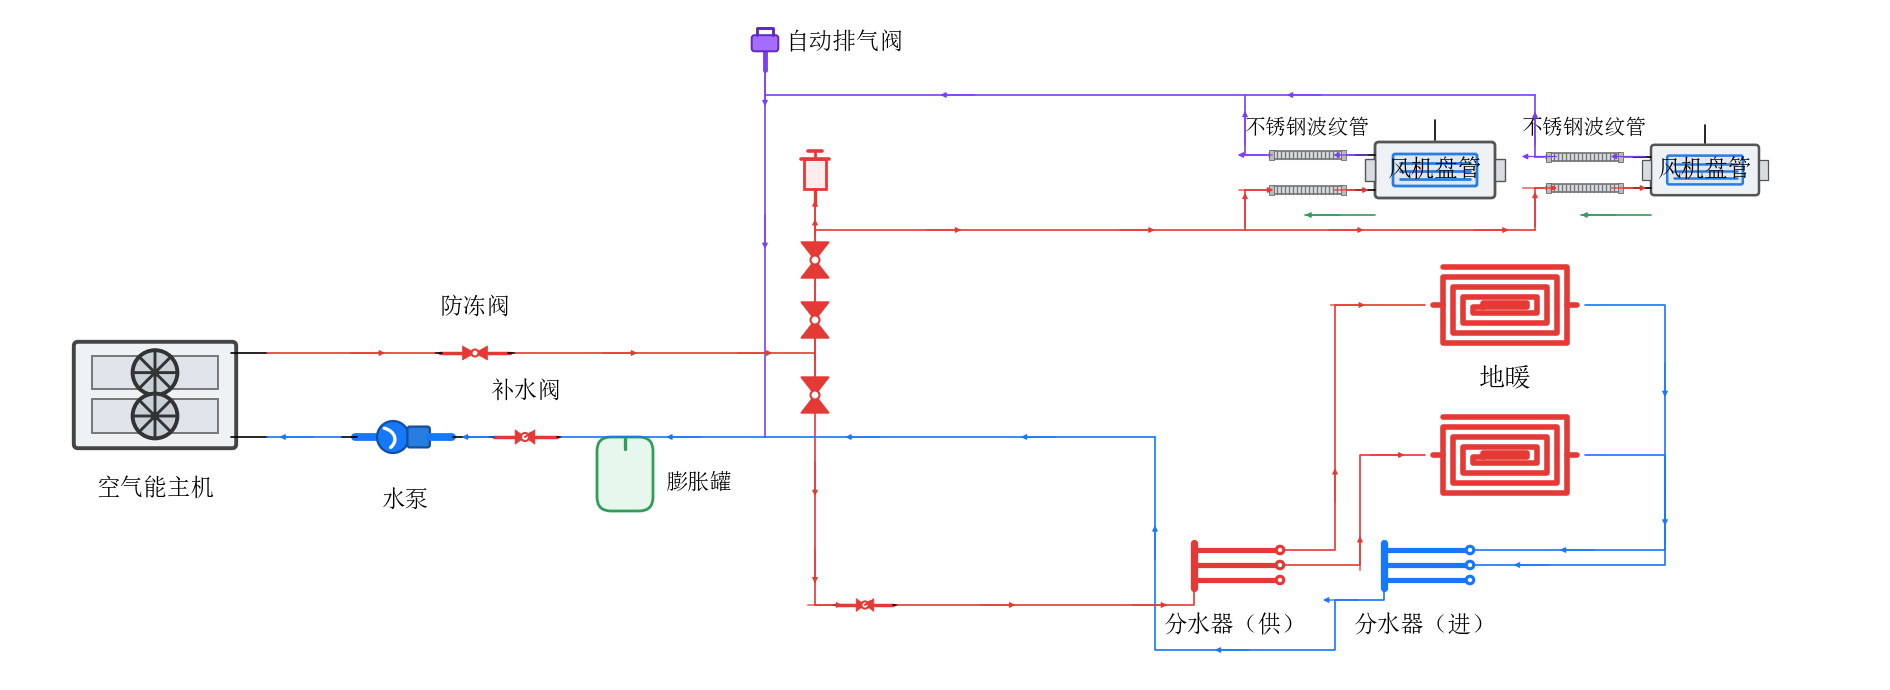

Recreate this plot in Python.
# -*- coding: utf-8 -*-
"""示例:实际的无水箱直供系统(按参考照片拓扑复刻)。

与 examples/hvac_system.py 的带水箱版不同,本图按参考图的真实拓扑走:

  供水(红):主机 → 防冻阀 → 立管 x=810(顶端放气件 + 三个阀门)
      ├─ y=225 东行干管 → 两台风机盘管下口(经波纹管)
      └─ 南下过回水总管 → 阀 → 分水器(供) → 地暖盘管
  回水:
      · 风机盘管上口 → 波纹管 → 紫色立管 → 顶部紫色干管 y=90
        → 西端 x=760 南下汇入蓝色总管;
      · 地暖 → 分水器(进) → 南绕 y=645 → x=1150 北上汇入总管;
  蓝色总管 y=432(补水阀、膨胀罐就地接管) → 水泵 → 主机回水口。

对照参考图新增的局部图元:立管阀门(竖向对顶三角)、立管顶端放气件、
膨胀罐(挂在总管下方的绿色罐)。风机盘管两个水口都用 moves 挪到左侧
(上口回水、下口供水),与参考图一致。
"""
import os
import sys

sys.path.insert(0, os.path.dirname(os.path.dirname(os.path.abspath(__file__))))

from matplotlib.patches import FancyBboxPatch, Polygon, Rectangle

from cycleplot import Diagram, use_font
from cycleplot._primitives import line, txt
from cycleplot.hvac import (anti_freeze_valve, auto_vent, ball_valve,
                            corrugated_pipe, fan_coil, floor_heating,
                            heat_pump, supply_manifold, water_pump,
                            return_manifold)
from cycleplot.parts import Part
from cycleplot.style import LINE

use_font()

RED, PURPLE, BLUE, GREEN = "#e53935", "#7b3ff2", "#1677ff", "#2e9e58"


# ===================== 局部图元(参考图特有) =====================
def _vvalve(ax, x, y, label=None, **kw):
    """立管上的阀门:竖向对顶三角 + 白心圆。"""
    ax.add_patch(Polygon([(x - 14, y - 18), (x + 14, y - 18), (x, y)],
                         closed=True, facecolor=RED, edgecolor=RED, lw=1))
    ax.add_patch(Polygon([(x - 14, y + 18), (x + 14, y + 18), (x, y)],
                         closed=True, facecolor=RED, edgecolor=RED, lw=1))
    ax.add_patch(__import__("matplotlib.patches", fromlist=["Circle"])
                 .Circle((x, y), 4.5, facecolor="white", edgecolor=RED, lw=1.5))


VV = Part("阀门", _vvalve, {"n": (0, -16), "s": (0, 16)})


def _riser_top(ax, x, y, label=None, **kw):
    """立管顶端的放气/安全件(参考图红色立式件)。"""
    line(ax, [(x, y), (x, y - 16)], lw=2.4, color=RED)
    ax.add_patch(Rectangle((x - 11, y - 46), 22, 30, facecolor="#fdecec",
                           edgecolor=RED, lw=2))
    line(ax, [(x - 14, y - 46), (x + 14, y - 46)], lw=2.6, color=RED)
    line(ax, [(x, y - 46), (x, y - 54)], lw=2, color=RED)
    line(ax, [(x - 7, y - 54), (x + 7, y - 54)], lw=2.6, color=RED)


RISER_TOP = Part("放气件", _riser_top, {"bottom": (0, 0)})


def _exp_tank(ax, x, y, label=None, **kw):
    """膨胀罐:总管下方的绿色胶囊罐。"""
    line(ax, [(x, y), (x, y + 12)], lw=2.4, color=GREEN)
    ax.add_patch(FancyBboxPatch((x - 14, y + 14), 28, 46,
                                boxstyle="round,pad=14",
                                facecolor="#e7f7ee", edgecolor=GREEN, lw=2))
    if label:
        txt(ax, x + 40, y + 46, label, size=16, ha="left")


TANK = Part("膨胀罐", _exp_tank, {"top": (0, 0)})

# 分水器 moves:口挪到汇管/圆心上,免得留空隙(与带水箱版相同)
MAN_MOVE = {"main": (25, 50), "loop1": (145, 30),
            "loop2": (145, 50), "loop3": (145, 70)}
FCU_MOVE = {"water_out": (0, 35), "water_in": (0, 70)}

d = Diagram(width=1880, height=680)

# ===================== 部件 =====================
hp = d.add(heat_pump(scale=1.4, bridge=26,
                     moves={"water_out": (160, 20), "water_in": (160, 80)}),
           "空气能主机", loc=(150, 390))
vg = d.add(anti_freeze_valve(scale=0.5, bridge=14, label_dy=-45),
           "防冻阀", loc=(470, 348))

# 蓝色总管:水泵、补水阀、膨胀罐(自西向东)
pump = d.add(water_pump(scale=0.8, bridge=20,
                        moves={"in": (160, 50), "out": (0, 50)}),
             "水泵", loc=(400, 432))
vmk = d.add(ball_valve(scale=0.45, bridge=10, label_dy=-45),
            "补水阀", loc=(520, 432))
d.add(TANK, "膨胀罐", loc=(620, 432))

# 红色立管:顶端放气件 + 上下串三个立式阀
rtop = d.add(RISER_TOP, "", loc=(810, 200))
vA = d.add(VV, "", loc=(810, 255))
vB = d.add(VV, "", loc=(810, 315))
vC = d.add(VV, "", loc=(810, 390))

# 顶部紫色干管 + 自动排气阀
vent = d.add(auto_vent(scale=0.7), "", loc=(760, 40))
d.text(780, 38, "自动排气阀", ha="left", size=17)

# 风机盘管:两个水口都挪到左侧(上口回水接波纹管,下口供水)
bell1u = d.add(corrugated_pipe(scale=0.5), "", loc=(1302, 150))
bell1l = d.add(corrugated_pipe(scale=0.5), "", loc=(1302, 185))
fcu1 = d.add(fan_coil(scale=1.0, moves=FCU_MOVE, bridge=20, label_dy=0),
             "风机盘管", loc=(1430, 165))
bell2u = d.add(corrugated_pipe(scale=0.5), "", loc=(1579, 151.5))
bell2l = d.add(corrugated_pipe(scale=0.5), "", loc=(1579, 183))
fcu2 = d.add(fan_coil(scale=0.9, moves=FCU_MOVE, bridge=20, label_dy=0),
             "风机盘管", loc=(1700, 165))
d.text(1302, 124, "不锈钢波纹管", size=15)
d.text(1579, 124, "不锈钢波纹管", size=15)

# 地暖 + 分水器
spA = d.add(floor_heating(scale=1.0), "", loc=(1500, 300))
spB = d.add(floor_heating(scale=1.0), "", loc=(1500, 450))
d.text(1500, 375, "地暖", size=19)
manSup = d.add(supply_manifold(scale=0.75, moves=MAN_MOVE),
               "分水器（供）", loc=(1230, 560))
manRet = d.add(return_manifold(scale=0.75, moves=MAN_MOVE),
               "分水器（进）", loc=(1420, 560))
vf = d.add(ball_valve(scale=0.4, bridge=10), "", loc=(860, 600))

# ===================== 管路 =====================
# ---- 供水(红):主机 → 防冻阀 → 立管 ----
d.pipe(hp["water_out"], vg["in"], color=RED, head_at=(0.6,))
d.pipe(vg["out"], (810, 348), color=RED, head_at=(0.35, 0.8))
# 立管上行:两个立阀之间、阀与 T 之间、顶端放气件
d.pipe((810, 348), vB["s"], color=RED)
d.pipe(vB["n"], vA["s"], color=RED)
d.pipe(vA["n"], (810, 225), color=RED)
d.pipe((810, 225), rtop["bottom"], color=RED, head_at=(0.5,))
# 立管下行:过回水总管 → 阀 C → 分水器(自上而下先 n 后 s)
d.pipe((810, 348), vC["n"], color=RED, head_at=(0.6,))
d.pipe(vC["s"], (810, 600), color=RED, head_at=(0.35, 0.8))

# 东行供水干管 → 两台盘管下口
d.pipe((810, 225), (1240, 225), color=RED, head_at=(0.3, 0.75))
d.pipe((1240, 225), (1530, 225), color=RED, head_at=(0.35, 0.85))
d.pipe((1240, 225), (1240, 185), color=RED, head_at=(0.5,))
d.pipe((1240, 185), bell1l["in"], color=RED, head_at=(0.5,))
d.pipe(bell1l["out"], fcu1["water_in"], color=RED)
d.pipe((1530, 225), (1530, 183), color=RED, head_at=(0.5,))
d.pipe((1530, 183), bell2l["in"], color=RED)
d.pipe(bell2l["out"], fcu2["water_in"], color=RED)

# 立管底部 → 阀 → 分水器(供)
d.pipe((810, 600), vf["in"], color=RED)
d.pipe(vf["out"], manSup["main"], via=[(1189, 600)],
       color=RED, head_at=(0.3, 0.75))
# 分水器(供) → 地暖(loop1 上北,loop2 先东再北)
d.pipe(manSup["loop1"], spA["in"], via=[(1330, 545), (1330, 300)],
       color=RED, head_at=(0.3, 0.8))
d.pipe(manSup["loop2"], spB["in"], via=[(1355, 560), (1355, 450)],
       color=RED, head_at=(0.35, 0.85))
# 地暖 → 分水器(进):共用东侧 x=1660 回水立管
d.pipe(spA["out"], manRet["loop1"], via=[(1660, 300), (1660, 545)],
       color=BLUE, head_at=(0.3, 0.8))
d.pipe(spB["out"], manRet["loop2"], via=[(1660, 450), (1660, 560)],
       color=BLUE, head_at=(0.35, 0.85))

# 分水器(进)总回水:南绕 y=645 到 x=1150 北上汇入蓝色总管
# (若向西直插,必与红色立管 x=810 及分水器标签相撞)
d.pipe(manRet["main"], (1150, 432),
       via=[(1379, 595), (1330, 595), (1330, 645), (1150, 645)],
       color=BLUE, head_at=(0.15, 0.45, 0.8))

# ---- 盘管回水(紫):上口 → 波纹管 → 立管 → 顶部干管 → 西端南下 ----
d.pipe(fcu1["water_out"], bell1u["out"], color=PURPLE)
d.pipe(bell1u["in"], (1240, 150), color=PURPLE)
d.pipe((1240, 150), (1240, 90), color=PURPLE, head_at=(0.45,))
d.pipe(fcu2["water_out"], bell2u["out"], color=PURPLE)
d.pipe(bell2u["in"], (1530, 151.5), color=PURPLE)
d.pipe((1530, 151.5), (1530, 90), color=PURPLE, head_at=(0.45,))
d.pipe((1530, 90), (760, 90), color=PURPLE, head_at=(0.3, 0.75))
d.pipe((760, 60), (760, 90), color=PURPLE, head_at=(0.8,))   # 起点插进排气阀引管,盖住端口间隙
d.pipe((760, 90), (760, 432), color=PURPLE, head_at=(0.4,))

# ---- 蓝色总管:汇合后西行 → 补水阀 → 水泵 → 主机 ----
d.pipe((1150, 432), (760, 432), color=BLUE, head_at=(0.3, 0.75))
d.pipe((760, 432), vmk["out"], color=BLUE, head_at=(0.4,))
d.pipe(vmk["in"], pump["in"], color=BLUE, head_at=(0.5,))
d.pipe(pump["out"], hp["water_in"], color=BLUE, head_at=(0.6,))

# 风机盘管送风气流(绿箭头,参考图有)
d.pipe((1370, 210), (1300, 210), color=GREEN, head_at=(0.75,))
d.pipe((1646, 210), (1576, 210), color=GREEN, head_at=(0.75,))

out = os.path.join(os.path.dirname(os.path.abspath(__file__)),
                   "hvac_system_notank.png")
d.save(out)
print("已生成:", out)
